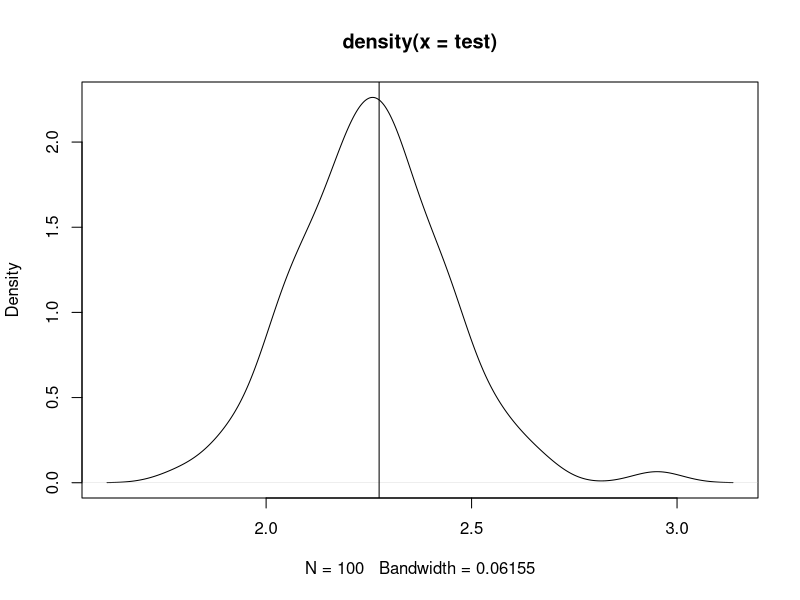
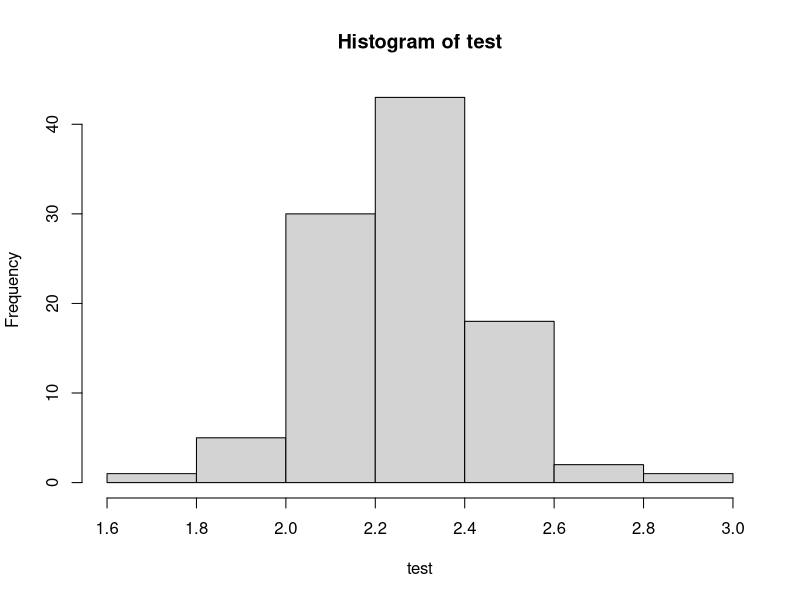

Write the R code that produced these figures, in order.
#######################
###### PROBLEM 1 ######

# STATUS: FINISHED (may want to modify 1c, but it works)

setwd("~/Google Drive/STA 243/HW4")

# *** A ***
# Evaluate an integral x^2 dx from 0 to 1
# Should produce (1/3)...and it does!

func.a = function(samps)
{
    # Use f(x) = 1 = Unif(0,1)
    # and h(x) = x^2, where x ~ f(x)
    x = runif(samps, 0 , 1) 
    sample = (x)^2
    
    out = (1/samps)*sum(sample)
    out
}
func.a(1e6)


# *** B ***

# Should produce ~3.483...and it does!

# TAKE f(x,y) = 1/4, then take Uniform density for each int bounds.
# Since 1/4 * (4)*(1) = 1
# h(x,y) = 4*(x^2)*cos(x*y)

func.b = function(samps)
{
    x <- runif(samps, -2, 2)
    y <- runif(samps, 0, 1)
    sample = 4*(x^2)*cos(x*y)
    out = (1/samps)*sum(sample)
    out
}
func.b(1e6)


# *** C ***

# NOTE: Should get about 2.275...and it does!
# But the form is a bit awkward, and there's a LOT of variability.
# This is due to the huge range of the intergral (0 to infinity)
# Consider transforming x and changing integral bounds?

# OH Solutions (may not use): h(x) =  (3*gamma(5)/2^7) * exp(-(x^3)/4 + 2x)
# This is when you try with Exp(1) or with Gamma(5, 1) instead

# Splits expression into f(x) = Gamma density and h(x) = the rest
func.c <- function(samps)
{
    # Use f(x) = ((1/4)^5)/gamma(5) * x^4*exp(-x/4) ~ Gamma(5, 0.25)
    # Use h(x) = (3/4) * (gamma(5))/((1/4)^5) * exp((x/4) - (x^3/4))
    x <- rgamma(samps, 5, 0.25)
    sample <- (3/4) * (gamma(5)/((0.25)^5)) * exp((x/4) - (x^3/4))

    out <- (1/samps)*sum(sample)
    out
}

test = numeric(100)
for(i in 1:100)
{
    test[i] = func.c(5e5)
}
plot(density(test))
abline(v = 2.275)

func.c(1e6)
hist(test)
